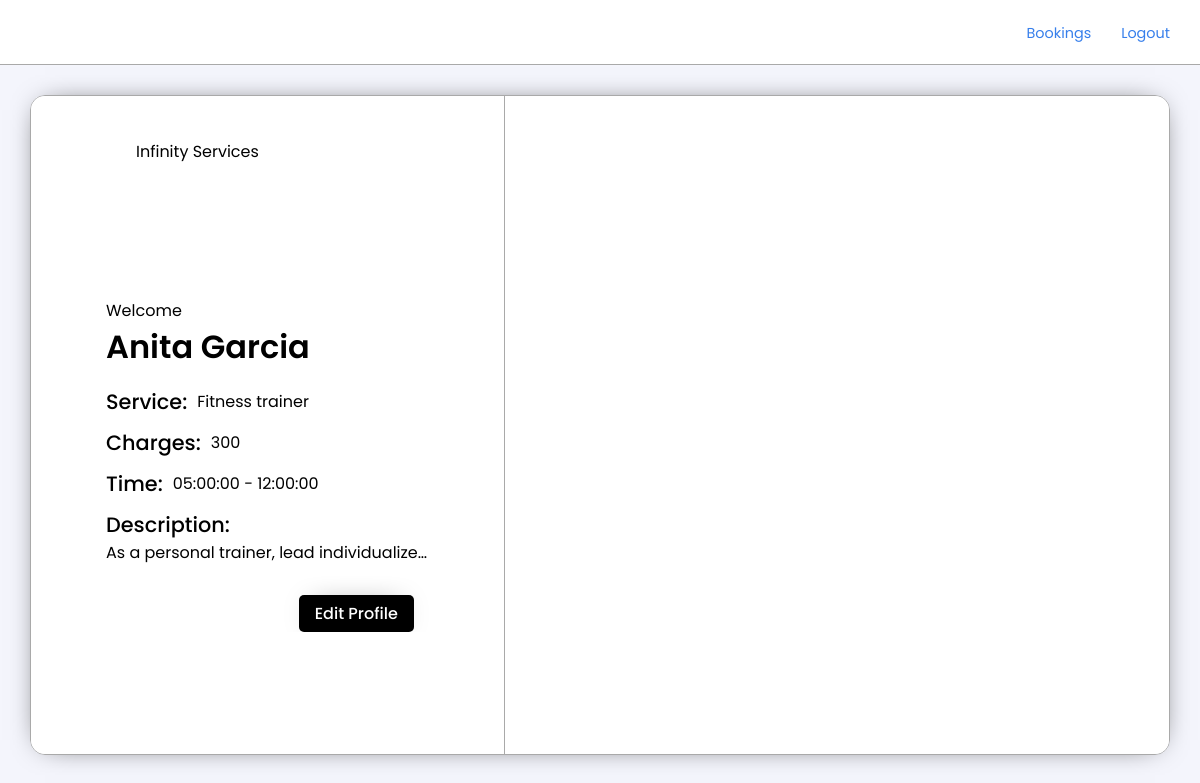
The app's page /service-provider/profile.php (signed in) with its own data.
### tables this page shows
CREATE TABLE `sproviders` (
  `id` int(10) NOT NULL,
  `sname` varchar(50) NOT NULL,
  `smail` varchar(50) NOT NULL,
  `smob` bigint(20) NOT NULL,
  `serv` varchar(50) NOT NULL,
  `slocation` varchar(25) DEFAULT NULL,
  `stime` time NOT NULL,
  `etime` time NOT NULL,
  `scharges` int(70) NOT NULL,
  `sdesc` text NOT NULL
);

### service-provider/profile.php (the view, shortened to what this page needs)
<?php
     include ("../conn.php");
     $userId = $_SESSION['sess_id'];
     mysqli_select_db($conn, 'infinity') or die(mysqli_error($conn));
     $unFIlteredSPData = mysqli_query($conn, "SELECT * FROM sproviders WHERE id= '$userId'");
     $spData = mysqli_fetch_array($unFIlteredSPData);
?>
<!DOCTYPE html>
<html lang="en">
<head>
    <link rel="stylesheet" href="../Assets/Styles/style.css?v=<?php echo time(); ?>">
</head>
<body>
<nav class="glass">
        <a href="#home"><img src="../Assets/Images/infinityLoop2.gif" class="navImg" alt=""></a>
            <ul>
                <li><a href='./bookings.php'>Bookings</a></li>
                <li><a href='../logout.php'>Logout</a></li>
        </ul>
    </nav>
<section class="lsSection"id="mainSectionSmall">
        <div class="lsModal boxShadow1">
            <div class="lsModalSec1">
            <div class="lsModalLogoDiv">
                    <img src="../Assets/Images/infinityLoop2.gif" class="lsModalLogo" alt="" />
                    <p>Infinity Services</p>
            </div>
                <div class="lsModelForm">
                    <p>Welcome <h2><?php echo"$spData[sname]" ?></h2></p>
                    <ul>
                        <li><h3>Service:</h3> <p><?php echo"$spData[serv]" ?></p></li>
                        <li><h3>Charges:</h3> <p><?php echo"$spData[scharges]" ?></p> </li>
                        <li><h3>Time:</h3> <p><?php echo"$spData[stime]" ?> - <?php echo"$spData[etime]" ?></p></li>
                        <li><h3>Description:</h3> <p><?php echo"$spData[sdesc]" ?></p></li>
                    </ul>
                    <div class="lsModelFormBottom">
                        <a href="account-setup.php" class="btn boxShadow1" type="submit" name="add_prof">Edit Profile</a>
                    </div>
                </div>
            </div>
            <div class="lsModalSec2">
            </div>
        </div>
    </section>
</body>
</html>

### Assets/Styles/style.css (style rules this page uses)
* { padding: 0; margin: 0; box-sizing: border-box; font-family: "Poppins", sans-serif; transition: all 0.3s ease-in-out; }
:root { --primary-Color-Dark: black; --border-Color: #a9a9a9; --text-Color: #000; --main-Background-Color: #f4f5fc; --blue-Color: #005ce6c9; --primary-Color-Light: #ffff; --hover-Bg-Color: rgb(232, 232, 232); --mp-Large: 30px; --mp-Main: 15px; --mp-Secondary: 10px; --mp-Tertiary: 5px; }
h2 { font-size: 2rem; font-weight: 600; color: var(--text-Color); }
h3 { font-size: 1.3rem; font-weight: 500; color: var(--text-Color); }
p { font-size: 1rem; font-weight: 400; color: var(--text-Color); }
a { font-size: 0.9rem; text-decoration: none; color: var(--blue-Color); cursor: pointer; }
body { background-color: var(--main-Background-Color); }
html { scroll-behavior: smooth; }
#mainSectionSmall { height: 90vh; }
.boxShadow1 { -webkit-box-shadow: 0px 0px 29px -15px black; -moz-box-shadow: 0px 0px 29px -15px black; box-shadow: 0px 0px 29px -15px black; }
.btn { padding: var(--mp-Tertiary) var(--mp-Main); font-size: 1rem; font-weight: 500; outline: none; cursor: pointer; border-radius: var(--mp-Tertiary); background-color: var(--primary-Color-Dark); color: var(--primary-Color-Light); border: 1px solid transparent; }
.glass { backdrop-filter: blur(16px) saturate(180%); -webkit-backdrop-filter: blur(16px) saturate(180%); }
nav { height: 65px; padding: var(--mp-Main) var(--mp-Large); border-bottom: 1px solid var(--border-Color); width: 100%; display: flex; align-items: center; justify-content: space-between; background-color: var(--primary-Color-Light); z-index: 100; }
.navImg { width: 35px; border-radius: var(--mp-Secondary); }
nav ul { display: flex; align-items: center; justify-content: center; }
nav ul li { list-style-type: none; margin-left: var(--mp-Large); border-radius: var(--mp-Tertiary); cursor: pointer; }
.lsSection { height: 100vh; width: 100%; display: flex; align-items: center; justify-content: center; padding: var(--mp-Large); }
.lsModal { width: 100%; height: 100%; max-width: 1200px; max-height: 700px; display: flex; overflow: hidden; border: 1px solid var(--border-Color); border-radius: var(--mp-Main); }
.lsModalSec1 { padding: var(--mp-Main); flex: 2; display: flex; align-items: center; justify-content: space-between; flex-direction: column; border-right: 1px solid var(--border-Color); background-color: var(--primary-Color-Light); }
.lsModalSec2 { flex: 3; display: flex; align-items: center; justify-content: center; background-color: #fff; }
.lsModalLogoDiv { display: flex; align-items: center; justify-content: start; width: 100%; }
.lsModalLogoDiv p { margin-left: var(--mp-Secondary); }
.lsModalLogo { width: 80px; }
.lsModelForm { margin: var(--mp-Large) 0px var(--mp-Large) 0px; width: 100%; padding: 0px 60px; overflow-y: scroll; }
.lsModelForm input, .lsModelForm select, .lsModelForm button, .lsModelForm a { margin-top: var(--mp-Main); }
.lsModelForm a { display: inline-block; margin-right: var(--mp-Main); }
.lsModelForm ul li { list-style-type: none; display: flex; align-items: center; justify-content: start; margin-top: var(--mp-Secondary); }
.lsModelForm ul li:last-child { margin-bottom: var(--mp-Main); display: -webkit-box; -webkit-line-clamp: 2; -webkit-box-orient: vertical; overflow: hidden; }
.lsModelForm ul { margin-top: var(--mp-Main); }
.lsModelForm ul li h3 { margin-right: var(--mp-Secondary); }
.lsModelFormBottom { width: 100%; display: flex; align-items: center; justify-content: space-between; }

### records on screen
sproviders: sname "Anita Garcia", serv "Fitness trainer", scharges "300", stime "05:00:00", etime "12:00:00", sdesc "As a personal trainer, lead…"
